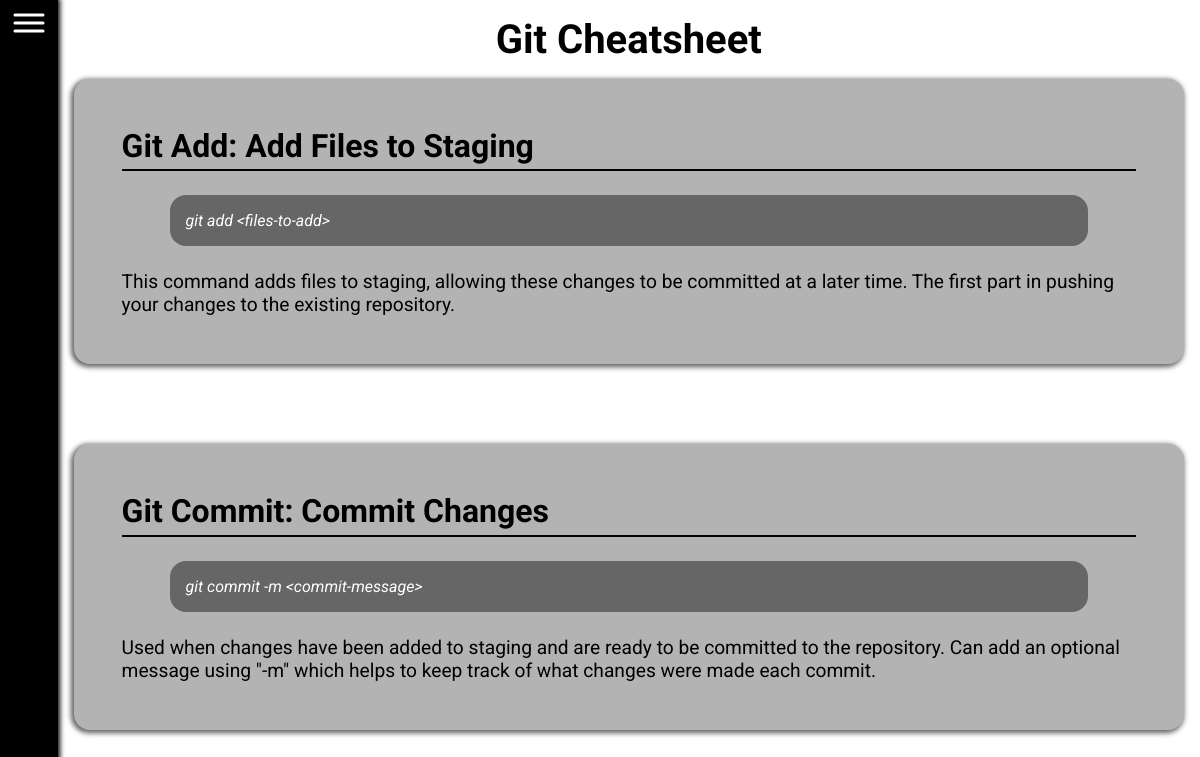
Page /cheatsheets/git on the earlier database version.
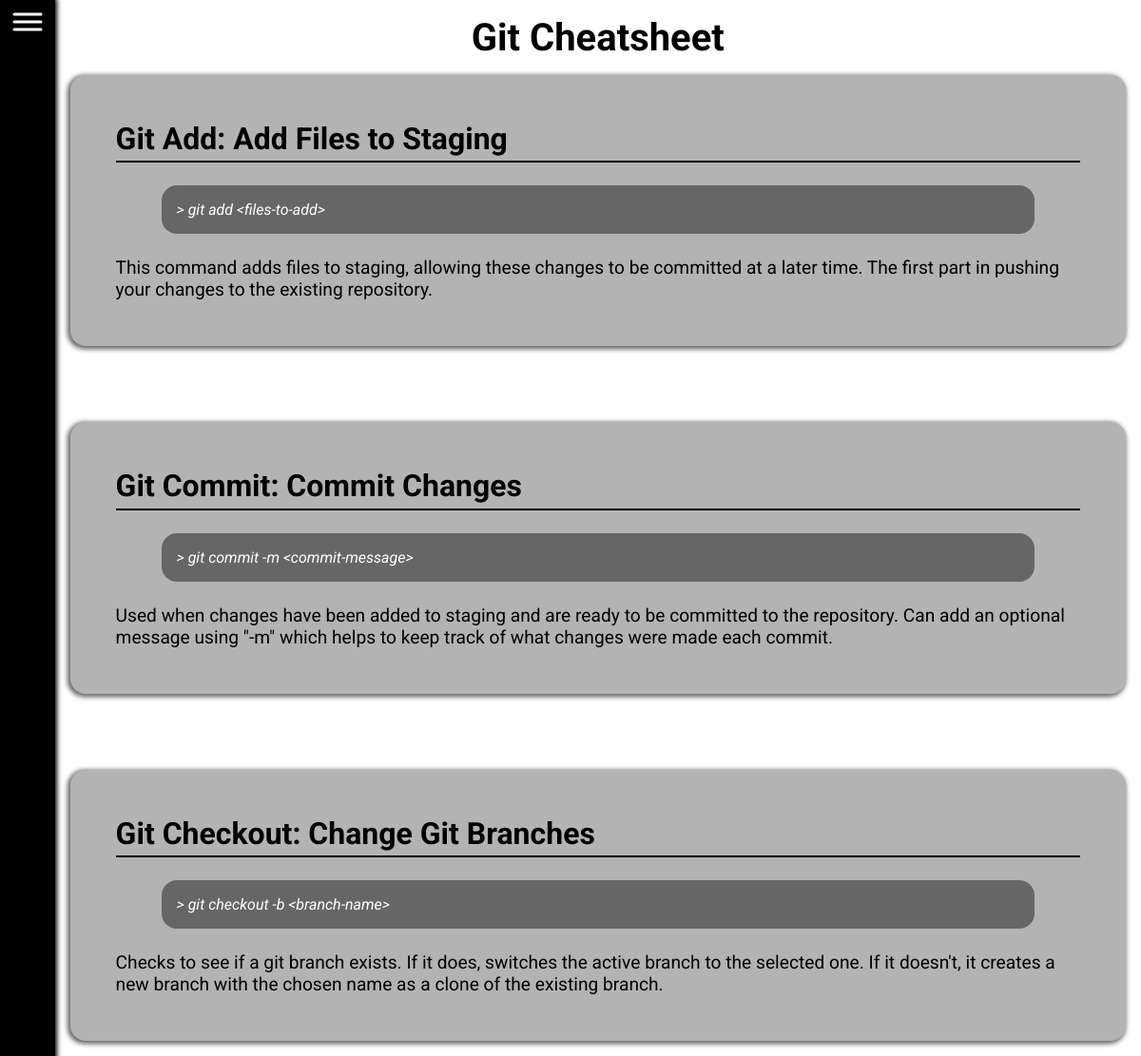
Same page on the later database version.
### blog_site/models.py (models this page shows, shortened)
class CheatsheetSection(models.Model):
    language = models.CharField(max_length=50, verbose_name="Coding Language")
    title = models.CharField(max_length=100, verbose_name="Section title")
    verbose = models.CharField(max_length=50, verbose_name="Coding Language for Display")
    code_block = models.CharField(max_length=500, verbose_name="Code Block Text")
    description = models.CharField(max_length=1000, verbose_name="Section Description")
    post_date = models.DateTimeField(auto_now_add=True)
    last_edited = models.DateTimeField(auto_now=True)
    class Meta:
        verbose_name_plural = 'Cheatsheet Sections'

### blog_site/views.py (the view)
# urls.py: path('cheatsheets/<slug>', views.single_cheatsheet, name = "single_cheatsheet"),
def single_cheatsheet(request, slug):
    sections = CheatsheetSection.objects.filter(language = slug)
    if sections.exists():
        print("Cheatsheet found.")
    else:
        raise Http404('Cheatsheet does not exist.')
    context = {"type": sections.first().verbose, "sections": sections}
    return render(request, 'blog_site/base_cheatsheet.html', context)

### blog_site/templates/blog_site/base_cheatsheet.html (shortened to what this page needs)
{% extends 'blog_site/base.html' %} {% load static %} {% block head %}
<link rel="stylesheet" href="{% static 'blog_site/css/cheatsheet.css' %}">
{% endblock %} {% block content %}
<header class="cheatsheet-header">
    <h1 class="cheatsheet-title">{{type}} Cheatsheet</h1>
</header>
<div class="cheatsheet-body">
    {% for section in sections %}
    <section class="cheatsheet-section">
        <h2 class="cheatsheet-section-title">{{section.title}}</h2>
        <p class="code-block">{{section.code_block}}</p>
        <p class="cheatsheet-description">{{section.description}}</p>
    </section>
    {% endfor %}
</div>
{% endblock %}

### blog_site/templates/blog_site/base.html (shortened to what this page needs)
<!DOCTYPE html> {% load static %}
<html lang='en'>
<head>
    <link rel='stylesheet' type='text/css' href="{% static 'blog_site/css/base.css' %}">
    <meta name="viewport" content="width=device-width, initial-scale=1.0"> {% block head %} {% endblock %} </head>
<body>
    <div class="sidebar-underlay"></div>
    <nav class="nav-sidebar" role="navigation" aria-label="Navigation Menu">
        <button class="hamburger-button" aria-expanded="false">
        </button>
    </nav>
    <main>
        {% block content %} {% endblock %}
    </main>
</body>
</html>

### ResumeSite/static/blog_site/css/base.css (style rules this page uses)
:root { --clr-bg: hsl(0, 0%, 100%); --clr-sidebar: hsl(0, 0%, 0%); --clr-overlay: hsl(0 0% 0% / 0.6); --clr-main-1: hsl(199, 85%, 56%); --clr-text-white: hsl(0, 0%, 100%); --clr-text-light: hsl(199, 85%, 70%); }
* { margin: 0; }
.hamburger-button { all: initial; }
body { font-family: 'Roboto', 'Merriweather', Arial, sans-serif; display: flex; overflow: hidden; height: 100vh; }
.sidebar-underlay { width: 3rem; flex-shrink: 0; padding: 0.3rem; }
.nav-sidebar { width: 3rem; height: 100%; padding: 0.3rem; display: flex; position: fixed; flex-direction: column; align-items: end; background: var(--clr-sidebar); transition: width 0.3s, padding 0.3s; box-shadow: 0 0 5px 2px hsl(0 0% 0%); z-index: 10; }
.hamburger-icon { width: 3rem; aspect-ratio: 1.4; cursor: pointer; }
main { height: 100%; overflow-y: auto; position: relative; }

### ResumeSite/static/blog_site/css/cheatsheet.css (style rules this page uses)
:root { --clr-section-bg: hsl(0 0% 70%); --clr-title-text: hsl(0 50% 0%); --clr-code-bg: hsl(0 0% 40%); --clr-text-light: hsl(0 0% 100%); }
.cheatsheet-header { display: grid; align-items: center; justify-content: center; }
.cheatsheet-title { color: var(--clr-title-text); font-size: 2.5rem; margin-top: 1rem; }
.cheatsheet-body { display: grid; margin: 1rem; gap: 5rem; }
.cheatsheet-section { background: var(--clr-section-bg); display: flex; flex-direction: column; padding: 3rem; gap: 1rem; border-radius: 1rem; box-shadow: -.1rem .1rem 0.3rem 0.1rem hsl(0 0% 0% / 60%); }
.cheatsheet-section-title { position: relative; padding-bottom: 0.4rem; font-size: 2rem; }
.cheatsheet-section-title::before { content: ""; position: absolute; border-bottom: 2px solid black; width: 100%; bottom: 0; }
.code-block { background: var(--clr-code-bg); color: var(--clr-text-light); padding: 1rem; margin: 0.5rem 3rem; font-style: italic; border-radius: 1rem; }
.cheatsheet-description { font-size: 1.2rem; }

Differences in the rows shown:
changed CheatsheetSection "Git Add: Add Files to Staging": code_block "git add <files-to-add>" → "> git add <files-to-add>"
changed CheatsheetSection "Git Commit: Commit Changes": code_block "git commit -m <commit-message>" → "> git commit -m <commit-message>"
added CheatsheetSection: title "Git Checkout: Change Git Branches", code_block "> git checkout -b <branch-name>", description "Checks to see if a git branch exists. If it does, switches the active branch to the selected one. If it doesn't, it creates a new branch with the chosen name as a clone of the existing branch."
